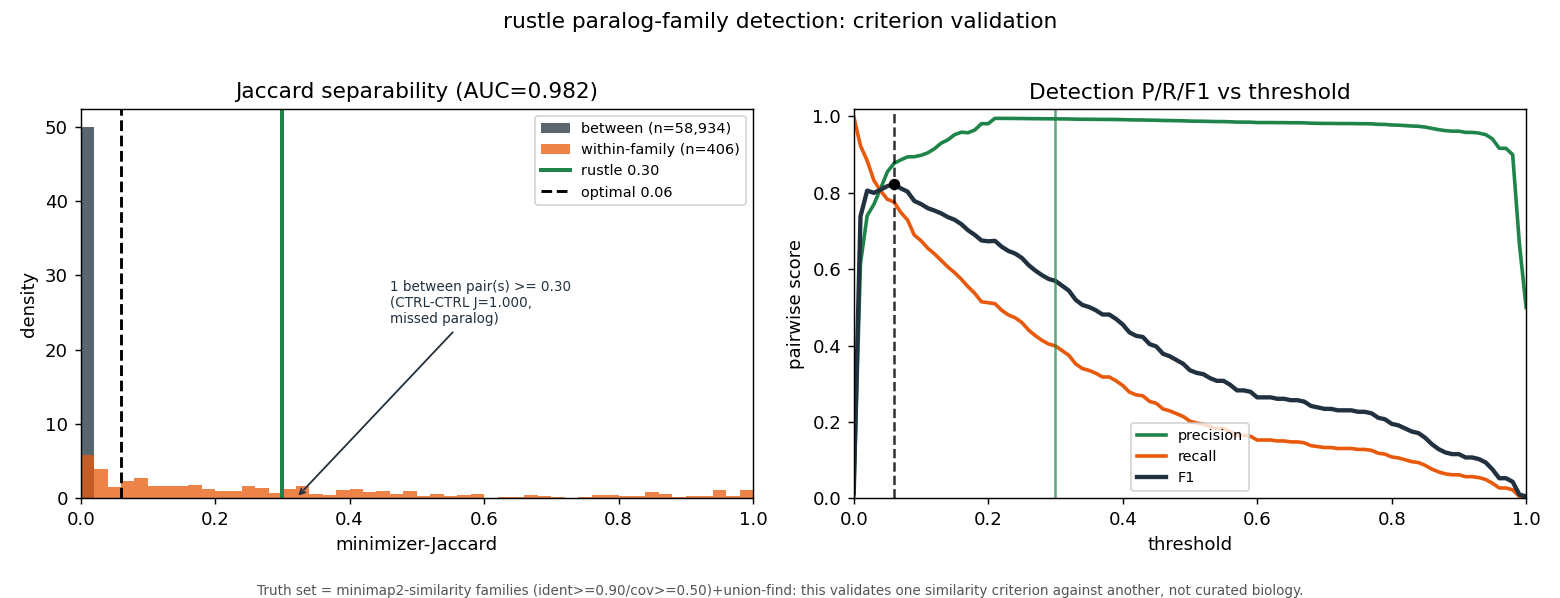

Write Python code to recreate this figure.
#!/usr/bin/env python
"""
family_detection_validation.py
==============================

CRITERION-LEVEL validation of rustle's data-driven multi-copy paralog-FAMILY
detection criterion against an annotated-paralogy truth set, plus a
justification of (or alternative to) its similarity threshold.

WHAT IS UNDER TEST
------------------
rustle forms paralog families by grouping loci whose sequences have
minimizer-Jaccard >= a threshold.
  - default FAMILY_MERGE_JACCARD_DEFAULT = 0.30
  - minimizer params k = 15, w = 10
  - source: src/rustle/vg_family/family_graph.rs  (fn `minimizers`,
            `refine_by_minimizer_jaccard`, `merge_singletons_by_sequence`)

This script reproduces THAT criterion on labeled GENE sequences and asks two
questions:
  (Q1 THRESHOLD JUSTIFICATION) Is the within-family vs between-family Jaccard
      signal bimodal / separable, and where does 0.30 fall (valley? optimal?)?
  (Q2 FAMILY DETECTION) If we union-find cluster all genes at a threshold, how
      well do the predicted clusters match the truth families
      (pairwise P/R/F1, ARI, V-measure, families recovered pure)?

HONEST CAVEATS (also printed and written to the .md)
----------------------------------------------------
  * TRUTH-SET CIRCULARITY: universe.tsv is itself built by SEQUENCE SIMILARITY
    (minimap2 -x asm20, ident>=0.90/cov>=0.50, then union-find — see
    bench/copy_recovery_eval/30_build_universe.py + lib_eval.build_universe).
    This script then tests whether a DIFFERENT similarity criterion
    (minimizer-Jaccard) recovers those families, so the high AUC measures
    concordance of two similarity clusterings, NOT agreement with curated
    biology (Compara/OrthoFinder/synteny). Temper "recovers truth" claims.
  * CONTROLS ARE NOT certified single-copy: they are merely genes absent from
    universe.tsv, which was filtered to minimap2 hits at ident>=0.90/cov>=0.50,
    so sub-threshold paralog pairs leak into the control pool. There is at least
    one J=1.0 control-control pair (a missed paralog) — see report.
  * This is a CRITERION-level validation of the similarity gate ONLY, run on
    REFERENCE gene sequences. It is NOT the full multi-stage rustle pipeline
    (which also uses position overlap, per-exon clustering, EM, flow, etc.).
  * Only EXPRESSED / ANNOTATED paralogs are in the truth set.
  * COLLAPSED copies (paralogs that map to one locus and never appear as
    distinct sequences here) are NOT detectable by this sequence-similarity
    criterion; that is the separate PSV-co-segregation test.
  * rustle's production `minimizers` uses a NON-canonical FNV-1a hash over the
    forward k-mer. mmh3 is absent here, so per task spec we use a CANONICAL
    minimizer (min(kmer, revcomp)) hashed with blake2b truncated to 64 bits.
    The WINDOWING SCHEME is reproduced exactly (window over k-mer-start
    positions, size w, min hash per window). Canonicalization makes the metric
    strand-robust; it does not change the separability conclusion (homologous
    exons share many minimizers, unrelated exons share ~0 under either scheme).

DETERMINISM: all sampling uses a single FIXED integer seed (SEED, below).
No wall-clock, no os.urandom, no unseeded RNG anywhere.

Run:
  /home/juanfra/miniforge3/bin/python bench/family_detection_validation.py
"""

import os
import sys
import random
import hashlib
from collections import defaultdict

import numpy as np
import matplotlib
matplotlib.use("Agg")
import matplotlib.pyplot as plt

# --------------------------------------------------------------------------
# FIXED determinism knobs
# --------------------------------------------------------------------------
SEED = 20260616            # fixed integer constant; never wall-clock
N_CONTROLS = 150           # ~150 single-copy control genes
K = 15                     # rustle minimizer k
W = 10                     # rustle minimizer w
RUSTLE_THRESHOLD = 0.30    # FAMILY_MERGE_JACCARD_DEFAULT

random.seed(SEED)
np.random.seed(SEED)

BASE = "/mnt/c/Users/jfris/Desktop/Rustle/bench"
RESULTS = os.path.join(BASE, "copy_recovery_eval", "results")
UNIVERSE_TSV = os.path.join(RESULTS, "universe.tsv")
GENE_FA = os.path.join(RESULTS, "gene_rep.fa")

OUT_PNG = os.path.join(BASE, "family_detection_validation.png")
OUT_MD = os.path.join(BASE, "family_detection_validation.md")

# Palette
NAVY = "#22313f"
ORANGE = "#e8590c"
GREEN = "#1e8449"


# --------------------------------------------------------------------------
# Minimizer machinery (rustle windowing, canonical k-mers, blake2b hash)
# --------------------------------------------------------------------------
_RC = bytes.maketrans(b"ACGTacgtNn", b"TGCAtgcaNn")

def revcomp(s: bytes) -> bytes:
    return s.translate(_RC)[::-1]

def _hash64(kmer: bytes) -> int:
    # blake2b truncated to 64 bits (mmh3 absent; per task spec).
    return int.from_bytes(hashlib.blake2b(kmer, digest_size=8).digest(), "little")

def minimizers(seq: bytes, k: int = K, w: int = W):
    """Canonical-kmer minimizer set, reproducing rustle's WINDOWING exactly.

    rustle (family_graph.rs:minimizers): n = len-k+1 k-mer starts; for
    win_start in 0..max(1, n-w): window = [win_start, win_start+w); emit the
    min hash in the window; collect into a SET. We add canonicalization
    (min(kmer, revcomp)) for strand robustness.
    """
    seq = seq.upper()
    out = set()
    L = len(seq)
    if L < k:
        return out
    n = L - k + 1
    # precompute canonical hashes per k-mer start
    hashes = [0] * n
    for i in range(n):
        km = seq[i:i + k]
        rc = revcomp(km)
        can = km if km <= rc else rc
        hashes[i] = _hash64(can)
    upper = max(1, n - w)
    for win_start in range(upper):
        win_end = min(win_start + w, n)
        out.add(min(hashes[win_start:win_end]))
    return out

def jaccard(a: set, b: set) -> float:
    if not a and not b:
        return 0.0
    inter = len(a & b)
    uni = len(a | b)
    return inter / uni if uni else 0.0


# --------------------------------------------------------------------------
# Load truth + sequences
# --------------------------------------------------------------------------
def load_fasta(path):
    seqs = {}
    cur = None
    buf = []
    with open(path) as fh:
        for line in fh:
            line = line.rstrip("\n")
            if not line:
                continue
            if line[0] == ">":
                if cur is not None:
                    seqs[cur] = "".join(buf).encode()
                cur = line[1:].split()[0]
                # normalize: annotation may use a 'gene-' prefix; universe uses bare
                if cur.startswith("gene-"):
                    cur = cur[len("gene-"):]
                buf = []
            else:
                buf.append(line)
        if cur is not None:
            seqs[cur] = "".join(buf).encode()
    return seqs

def load_universe(path):
    """Return gene_id -> family_id (truth labels). One label per gene."""
    g2f = {}
    with open(path) as fh:
        header = fh.readline().rstrip("\n").split("\t")
        ti = header.index("gene_id")
        fi = header.index("family_id")
        for line in fh:
            parts = line.rstrip("\n").split("\t")
            if len(parts) <= max(ti, fi):
                continue
            g = parts[ti].strip()
            f = parts[fi].strip()
            if g.startswith("gene-"):
                g = g[len("gene-"):]
            g2f[g] = f
    return g2f


print(f"[seed] FIXED SEED = {SEED}", file=sys.stderr)

fasta = load_fasta(GENE_FA)
g2f = load_universe(UNIVERSE_TSV)

universe_genes = sorted(g2f.keys())
truth_families = sorted(set(g2f.values()))

# Reconcile: which truth genes have a sequence?
matched = [g for g in universe_genes if g in fasta]
unmatched = [g for g in universe_genes if g not in fasta]
print(f"[match] universe genes: {len(universe_genes)}; "
      f"matched to fasta: {len(matched)}; unmatched: {len(unmatched)}",
      file=sys.stderr)

# Control set: FIXED-seed sample of single-copy genes NOT in any universe family.
control_pool = sorted(set(fasta.keys()) - set(universe_genes))
rng = random.Random(SEED)
control_pool_shuffled = control_pool[:]
rng.shuffle(control_pool_shuffled)
controls = sorted(control_pool_shuffled[:N_CONTROLS])
print(f"[control] pool={len(control_pool)} sampled={len(controls)} "
      f"(seed={SEED})", file=sys.stderr)

# --------------------------------------------------------------------------
# CONTROL-PURITY SCREEN (Finding #4) — apply minimap2 to the sampled controls
# vs (universe genes + the other controls) and flag any control with a hit as
# NOT single-copy. Purely DIAGNOSTIC: we do NOT silently drop controls (that
# would HIDE the leak); we report them so the resulting false merge stays
# visible.
#
# CRITICAL nuance discovered while building this: the universe builder's own
# criterion `minimap2 -x asm20` produces NO alignment for very SHORT identical
# paralogs (e.g. the 153 bp pair LOC129531078==LOC129531352, which is byte-
# identical yet asm20 reports nothing because it does not seed short sequences).
# So screening with the SAME asm20 criterion canNOT certify purity — it has the
# SAME blind spot that let the pair leak in. We therefore run TWO presets and
# report both: (a) `asm20` = exactly the universe criterion (for parity), and
# (b) `map-ont`/default sensitive seeding = catches short paralogs asm20 misses.
# The minimizer-Jaccard criterion under test (k=15/w=10) is itself MORE
# sensitive than asm20 here (it scored that pair J=1.0), so (b) is the fair
# purity bar.
# Deterministic: minimap2 fixed inputs; outputs sorted.
import shutil, subprocess, tempfile
MINIMAP2 = shutil.which("minimap2")
UNI_IDENT, UNI_COV = 0.90, 0.50  # same cutoffs as 30_build_universe.py

def _run_control_screen(preset, extra_args):
    """Return sorted list of (control, partner, ident, cov) hits >= cutoffs."""
    screen_targets = [g for g in sorted(set(universe_genes) | set(controls))
                      if g in fasta]
    with tempfile.TemporaryDirectory() as td:
        qfa = os.path.join(td, "controls.fa")
        tfa = os.path.join(td, "targets.fa")
        with open(qfa, "w") as qh:
            for g in sorted(controls):
                if g in fasta:
                    qh.write(f">{g}\n{fasta[g].decode()}\n")
        with open(tfa, "w") as th:
            for g in screen_targets:
                th.write(f">{g}\n{fasta[g].decode()}\n")
        cmd = [MINIMAP2, "-x", preset] + extra_args + ["-c", tfa, qfa]
        paf = subprocess.run(cmd, capture_output=True, text=True,
                             check=True).stdout
    hits = []
    seen = set()
    for line in paf.splitlines():
        f = line.split("\t")
        if len(f) < 12:
            continue
        q, qlen, tname = f[0], int(f[1]), f[5]
        nmatch, alen = int(f[9]), int(f[10])
        if q == tname:
            continue
        ident = nmatch / alen if alen else 0.0
        cov = alen / qlen if qlen else 0.0
        if ident >= UNI_IDENT and cov >= UNI_COV:
            key = (q, tname)
            if key in seen:
                continue
            seen.add(key)
            hits.append((q, tname, ident, cov))
    hits.sort(key=lambda r: (-r[2] * r[3], r[0], r[1]))
    return hits

control_screen_hits = []           # universe-parity (asm20) hits
control_screen_hits_sens = []      # sensitive (default seeding) hits
control_screen_ran = False
control_screen_error = ""
if MINIMAP2:
    try:
        # (a) exact universe criterion
        control_screen_hits = _run_control_screen("asm20", ["--no-long-join"])
        # (b) sensitive: default short-seq seeding (catches short paralogs).
        #     Use -x sr (short-read) which seeds short sequences the universe's
        #     asm20 misses; cutoffs unchanged.
        control_screen_hits_sens = _run_control_screen("sr", [])
        control_screen_ran = True
        impure_controls = sorted({h[0] for h in control_screen_hits})
        impure_controls_sens = sorted({h[0] for h in control_screen_hits_sens})
        print(f"[control-screen] asm20(universe-parity): "
              f"{len(control_screen_hits)} hit(s) -> "
              f"{len(impure_controls)} impure controls", file=sys.stderr)
        print(f"[control-screen] sr(sensitive, catches short paralogs): "
              f"{len(control_screen_hits_sens)} hit(s) -> "
              f"{len(impure_controls_sens)} impure controls", file=sys.stderr)
        for q, tn, idn, cv in control_screen_hits_sens[:10]:
            print(f"    IMPURE-CONTROL[sr] {q} ~ {tn} ident={idn:.3f} "
                  f"cov={cv:.3f}", file=sys.stderr)
    except Exception as e:
        control_screen_error = str(e)
        print(f"[control-screen] FAILED ({e}); skipping (diagnostic only)",
              file=sys.stderr)
else:
    control_screen_error = "minimap2 not found"
    print("[control-screen] minimap2 not found; skipping (diagnostic only)",
          file=sys.stderr)

impure_controls = sorted({h[0] for h in control_screen_hits})
impure_controls_sens = sorted({h[0] for h in control_screen_hits_sens})

# Build the working gene set: matched paralogs + controls.
# Each control is its own singleton truth family ("CTRL::<gene>") so that
# control-control and control-paralog pairs count as BETWEEN, and any
# control that clusters with another gene is correctly scored as an error.
genes = []          # ordered list of gene ids
label = {}          # gene -> truth family label
is_paralog = {}     # gene -> bool
for g in matched:
    genes.append(g)
    label[g] = g2f[g]
    is_paralog[g] = True
for g in controls:
    genes.append(g)
    label[g] = f"CTRL::{g}"
    is_paralog[g] = False

print(f"[set] total genes in test: {len(genes)} "
      f"({len(matched)} paralogs + {len(controls)} controls)", file=sys.stderr)

# Precompute minimizer sets.
print("[mins] computing minimizer sets ...", file=sys.stderr)
mins = {}
for i, g in enumerate(genes):
    mins[g] = minimizers(fasta[g], K, W)
    if (i + 1) % 50 == 0:
        print(f"  {i+1}/{len(genes)}", file=sys.stderr)

# Drop any gene whose minimizer set is empty (too short) — none expected.
empty = [g for g in genes if not mins[g]]
if empty:
    print(f"[warn] {len(empty)} genes have empty minimizer sets, dropping: "
          f"{empty[:5]}", file=sys.stderr)
    genes = [g for g in genes if mins[g]]


# --------------------------------------------------------------------------
# Pairwise Jaccard: WITHIN-family vs BETWEEN
# --------------------------------------------------------------------------
n = len(genes)
within_j = []   # same truth family (only meaningful for paralog families w/ >=2)
between_j = []   # different family (incl. ctrl-ctrl, ctrl-paralog, cross-family)

# Store full pair list for threshold sweep (memory ok: ~345 genes -> ~59k pairs)
pair_j = []      # (jaccard, is_within_bool)

for i in range(n):
    gi = genes[i]
    li = label[gi]
    mi = mins[gi]
    for k_ in range(i + 1, n):
        gj = genes[k_]
        lj = label[gj]
        j = jaccard(mi, mins[gj])
        same = (li == lj)
        pair_j.append((j, same))
        if same:
            within_j.append(j)
        else:
            between_j.append(j)

within_j = np.array(within_j)
between_j = np.array(between_j)
pair_arr = np.array([p[0] for p in pair_j])
pair_same = np.array([p[1] for p in pair_j], dtype=bool)

print(f"[pairs] within={len(within_j)} between={len(between_j)}", file=sys.stderr)


# --------------------------------------------------------------------------
# BETWEEN-PAIR forensics (Findings #2 and #4)
# --------------------------------------------------------------------------
# We need the IDENTITY of every between-family pair above a threshold, not just
# a rounded fraction. A between pair is one of three kinds:
#   PARA-PARA : two paralog genes in DIFFERENT truth families -> true cross-
#               family false merge (the metric the headline cares about).
#   PARA-CTRL : a paralog gene and a control -> control contamination.
#   CTRL-CTRL : two controls -> either unrelated genes that share minimizers, OR
#               (the dangerous case) a real paralog pair that the minimap2
#               universe builder MISSED and that therefore leaked into the
#               control pool. A high-Jaccard CTRL-CTRL pair is a missed paralog.
def between_pairs_above(threshold):
    """Return list of (jaccard, gi, gj, kind) for all BETWEEN pairs >= threshold.
    Deterministic (i<k walk)."""
    out = []
    for i in range(n):
        gi = genes[i]; li = label[gi]; mi = mins[gi]
        for k_ in range(i + 1, n):
            gj = genes[k_]; lj = label[gj]
            if li == lj:
                continue
            j = jaccard(mi, mins[gj])
            if j >= threshold:
                pi, pj = is_paralog[gi], is_paralog[gj]
                if pi and pj:
                    kind = "PARA-PARA"
                elif (not pi) and (not pj):
                    kind = "CTRL-CTRL"
                else:
                    kind = "PARA-CTRL"
                out.append((j, gi, gj, kind))
    out.sort(key=lambda r: (-r[0], r[1], r[2]))
    return out

# Forensics at the rustle threshold and at a low diagnostic band (0.06).
between_at_rustle = between_pairs_above(RUSTLE_THRESHOLD)
between_at_006 = between_pairs_above(0.06)

def kind_counts(pairs):
    c = {"PARA-PARA": 0, "PARA-CTRL": 0, "CTRL-CTRL": 0}
    for _j, _gi, _gj, kind in pairs:
        c[kind] += 1
    return c

between_rustle_counts = kind_counts(between_at_rustle)
between_006_counts = kind_counts(between_at_006)
n_between_ge_030 = len(between_at_rustle)

print(f"[between>=0.30] total={n_between_ge_030} "
      f"PARA-PARA={between_rustle_counts['PARA-PARA']} "
      f"PARA-CTRL={between_rustle_counts['PARA-CTRL']} "
      f"CTRL-CTRL={between_rustle_counts['CTRL-CTRL']}", file=sys.stderr)
for j, gi, gj, kind in between_at_rustle:
    print(f"    FALSE-MERGE J={j:.4f} {gi} <-> {gj} [{kind}]", file=sys.stderr)

# Residual control-control similarity mass: are the controls actually
# single-copy? (Finding #4 — control purity is NOT certified.)
ctrl_ctrl_006 = [p for p in between_at_006 if p[3] == "CTRL-CTRL"]
print(f"[control-purity] CTRL-CTRL pairs >= 0.06: {len(ctrl_ctrl_006)} "
      f"(if >0, controls are not certified single-copy)", file=sys.stderr)


# --------------------------------------------------------------------------
# Discriminability: AUC (within=positive), overlap, separability
# --------------------------------------------------------------------------
def auc_mann_whitney(pos, neg):
    """AUC = P(random positive scores higher than random negative).
    Computed via rank-sum (handles ties at 0.5). Deterministic.
    """
    if len(pos) == 0 or len(neg) == 0:
        return float("nan")
    allv = np.concatenate([pos, neg])
    order = np.argsort(allv, kind="mergesort")
    ranks = np.empty(len(allv), dtype=float)
    ranks[order] = np.arange(1, len(allv) + 1)
    # average ranks for ties
    sv = allv[order]
    i = 0
    while i < len(sv):
        j = i
        while j + 1 < len(sv) and sv[j + 1] == sv[i]:
            j += 1
        if j > i:
            avg = (ranks[order[i]] + ranks[order[j]]) / 2.0
            for t in range(i, j + 1):
                ranks[order[t]] = avg
        i = j + 1
    r_pos = ranks[:len(pos)].sum()
    n_pos = len(pos)
    n_neg = len(neg)
    u = r_pos - n_pos * (n_pos + 1) / 2.0
    return u / (n_pos * n_neg)

auc = auc_mann_whitney(within_j, between_j)
print(f"[auc] within-vs-between AUC = {auc:.4f}", file=sys.stderr)

# Overlap region between the distributions (fraction of between >= min within,
# and fraction of within <= max between) -- a crude separability read.
within_q = np.percentile(within_j, [5, 50, 95]) if len(within_j) else [np.nan]*3
between_q = np.percentile(between_j, [5, 50, 95]) if len(between_j) else [np.nan]*3
# overlap mass: fraction of between pairs above the 5th pctile of within
frac_between_above_w5 = float(np.mean(between_j >= within_q[0])) if len(within_j) else float("nan")
frac_within_below_b95 = float(np.mean(within_j <= between_q[2])) if len(within_j) else float("nan")


# --------------------------------------------------------------------------
# Threshold sweep: pairwise precision / recall / F1 over a grid
# --------------------------------------------------------------------------
grid = np.round(np.arange(0.00, 1.0001, 0.01), 4)
P_curve, R_curve, F_curve = [], [], []
n_within_total = int(pair_same.sum())
for t in grid:
    pred_pos = pair_arr >= t
    tp = int(np.sum(pred_pos & pair_same))
    fp = int(np.sum(pred_pos & ~pair_same))
    fn = n_within_total - tp
    P = tp / (tp + fp) if (tp + fp) else 1.0
    R = tp / (tp + fn) if (tp + fn) else 0.0
    F = 2 * P * R / (P + R) if (P + R) else 0.0
    P_curve.append(P)
    R_curve.append(R)
    F_curve.append(F)
P_curve = np.array(P_curve)
R_curve = np.array(R_curve)
F_curve = np.array(F_curve)

best_idx = int(np.argmax(F_curve))
best_t = float(grid[best_idx])
best_F = float(F_curve[best_idx])
print(f"[sweep] data-optimal threshold (max pairwise F1) = {best_t:.2f} "
      f"(F1={best_F:.3f})", file=sys.stderr)

# rustle's 0.30 pairwise stats
ri = int(np.argmin(np.abs(grid - RUSTLE_THRESHOLD)))
rustle_P = float(P_curve[ri]); rustle_R = float(R_curve[ri]); rustle_F = float(F_curve[ri])
# raw-pair tp/fp at 0.30 (for the honest precision-not-1.0 caveat; these are the
# UN-clustered pair counts, distinct from the post-clustering counts in Q2).
_pred_030 = pair_arr >= RUSTLE_THRESHOLD
rustle_tp_raw = int(np.sum(_pred_030 & pair_same))
rustle_fp_raw = int(np.sum(_pred_030 & ~pair_same))


# --------------------------------------------------------------------------
# Union-find clustering at a given threshold -> predicted families
# --------------------------------------------------------------------------
def cluster_at(threshold):
    parent = list(range(n))
    def find(x):
        while parent[x] != x:
            parent[x] = parent[parent[x]]
            x = parent[x]
        return x
    def union(a, b):
        ra, rb = find(a), find(b)
        if ra != rb:
            parent[ra] = rb
    # iterate over stored pairs (deterministic order)
    for idx in range(len(pair_j)):
        if pair_arr[idx] >= threshold:
            # recover (i,k) from flat index
            pass
    # rebuild pairwise to union (re-walk i<k deterministically)
    p = 0
    for i in range(n):
        for k_ in range(i + 1, n):
            if pair_arr[p] >= threshold:
                union(i, k_)
            p += 1
    clusters = defaultdict(list)
    for i in range(n):
        clusters[find(i)].append(genes[i])
    return list(clusters.values())


# --------------------------------------------------------------------------
# Clustering evaluation vs truth
# --------------------------------------------------------------------------
def pairwise_prf(clusters):
    """Pairwise precision/recall/F1 of predicted clustering vs truth labels."""
    gene_to_pred = {}
    for ci, members in enumerate(clusters):
        for g in members:
            gene_to_pred[g] = ci
    tp = fp = fn = 0
    for i in range(n):
        gi = genes[i]
        for k_ in range(i + 1, n):
            gj = genes[k_]
            same_pred = gene_to_pred[gi] == gene_to_pred[gj]
            same_true = label[gi] == label[gj]
            if same_pred and same_true:
                tp += 1
            elif same_pred and not same_true:
                fp += 1
            elif (not same_pred) and same_true:
                fn += 1
    P = tp / (tp + fp) if (tp + fp) else 1.0
    R = tp / (tp + fn) if (tp + fn) else 0.0
    F = 2 * P * R / (P + R) if (P + R) else 0.0
    return P, R, F, tp, fp, fn

def adjusted_rand_index(clusters):
    """ARI computed manually from the contingency table."""
    gene_to_pred = {}
    for ci, members in enumerate(clusters):
        for g in members:
            gene_to_pred[g] = ci
    # contingency
    pred_labels = [gene_to_pred[g] for g in genes]
    true_labels = [label[g] for g in genes]
    from collections import Counter
    cont = defaultdict(int)
    for pl, tl in zip(pred_labels, true_labels):
        cont[(pl, tl)] += 1
    a = Counter(pred_labels)  # row sums
    b = Counter(true_labels)  # col sums
    def comb2(x):
        return x * (x - 1) / 2.0
    sum_ij = sum(comb2(v) for v in cont.values())
    sum_a = sum(comb2(v) for v in a.values())
    sum_b = sum(comb2(v) for v in b.values())
    total = comb2(n)
    expected = sum_a * sum_b / total if total else 0.0
    max_index = 0.5 * (sum_a + sum_b)
    denom = max_index - expected
    if denom == 0:
        return 1.0
    return (sum_ij - expected) / denom

def v_measure(clusters):
    """Homogeneity, completeness, V-measure (manual entropy computation)."""
    gene_to_pred = {}
    for ci, members in enumerate(clusters):
        for g in members:
            gene_to_pred[g] = ci
    pred_labels = [gene_to_pred[g] for g in genes]
    true_labels = [label[g] for g in genes]
    N = n
    from collections import Counter
    cont = defaultdict(int)
    for pl, tl in zip(pred_labels, true_labels):
        cont[(pl, tl)] += 1
    a = Counter(pred_labels)
    b = Counter(true_labels)

    def entropy(counts):
        h = 0.0
        for v in counts.values():
            if v > 0:
                p = v / N
                h -= p * np.log(p)
        return h

    H_C = entropy(b)   # classes (truth)
    H_K = entropy(a)   # clusters (pred)
    # H(C|K)
    H_C_given_K = 0.0
    for (pl, tl), v in cont.items():
        if v > 0:
            H_C_given_K -= (v / N) * np.log(v / a[pl])
    # H(K|C)
    H_K_given_C = 0.0
    for (pl, tl), v in cont.items():
        if v > 0:
            H_K_given_C -= (v / N) * np.log(v / b[tl])
    homogeneity = 1.0 if H_C == 0 else 1 - H_C_given_K / H_C
    completeness = 1.0 if H_K == 0 else 1 - H_K_given_C / H_K
    if homogeneity + completeness == 0:
        vm = 0.0
    else:
        vm = 2 * homogeneity * completeness / (homogeneity + completeness)
    return homogeneity, completeness, vm

def family_recovery(clusters):
    """How many of the 62 truth paralog families are recovered as a PURE
    cluster (all members together AND no foreign members), partially recovered
    (all members together but cluster also has foreign genes = over-merge),
    over-merges (distinct truth families fused into one cluster), and splits
    (one truth family fragmented across >1 cluster)."""
    gene_to_pred = {}
    for ci, members in enumerate(clusters):
        for g in members:
            gene_to_pred[g] = ci
    # truth family -> set of genes (paralog families only, exclude CTRL singletons)
    fam_genes = defaultdict(list)
    for g in genes:
        if is_paralog[g]:
            fam_genes[label[g]].append(g)
    pure = 0
    partial_overmerged = 0  # all together but cluster impure
    split = 0
    fam_status = {}
    for fam, members in fam_genes.items():
        pred_clusters_of_fam = set(gene_to_pred[g] for g in members)
        if len(pred_clusters_of_fam) > 1:
            split += 1
            fam_status[fam] = "split"
            continue
        # all members in one cluster; is that cluster pure (only this family)?
        cid = next(iter(pred_clusters_of_fam))
        cluster_members = clusters[cid]
        foreign = [g for g in cluster_members if label[g] != fam]
        if not foreign:
            pure += 1
            fam_status[fam] = "pure"
        else:
            partial_overmerged += 1
            fam_status[fam] = "overmerged"
    # over-merges (PARALOG-ONLY): clusters that fuse >1 distinct truth PARALOG
    # family. NOTE: this is structurally BLIND to any false merge that involves a
    # control gene, because controls are excluded from `fams`. We therefore ALSO
    # compute control-aware counts below (Finding #3): a cluster that fuses a
    # paralog family with a control, or two controls, is a real false merge that
    # this paralog-only metric silently reports as 0.
    overmerge_clusters = 0
    for members in clusters:
        fams = set(label[g] for g in members if is_paralog[g])
        if len(fams) > 1:
            overmerge_clusters += 1

    # CONTROL-AWARE false merges. Treat EVERY gene's truth label as a distinct
    # family (each CTRL singleton is its own family, exactly as constructed). A
    # cluster is a "false merge" iff it contains >1 distinct truth label.
    false_merge_clusters_any = 0   # clusters fusing >1 truth label (any kind)
    control_contam_clusters = 0    # clusters mixing >=1 control with anything else
    for members in clusters:
        labs = set(label[g] for g in members)
        if len(labs) > 1:
            false_merge_clusters_any += 1
            has_ctrl = any(not is_paralog[g] for g in members)
            if has_ctrl:
                control_contam_clusters += 1

    n_pred_clusters = len(clusters)
    n_nontrivial = sum(1 for c in clusters if len(c) > 1)
    return dict(
        pure=pure, partial_overmerged=partial_overmerged, split=split,
        overmerge_clusters=overmerge_clusters,
        false_merge_clusters_any=false_merge_clusters_any,
        control_contam_clusters=control_contam_clusters,
        n_pred_clusters=n_pred_clusters, n_nontrivial=n_nontrivial,
        fam_status=fam_status,
    )

def evaluate(threshold):
    clusters = cluster_at(threshold)
    P, R, F, tp, fp, fn = pairwise_prf(clusters)
    ari = adjusted_rand_index(clusters)
    hom, comp, vm = v_measure(clusters)
    rec = family_recovery(clusters)
    return dict(
        threshold=threshold, clusters=clusters,
        P=P, R=R, F=F, tp=tp, fp=fp, fn=fn,
        ari=ari, homogeneity=hom, completeness=comp, vmeasure=vm,
        **rec,
    )

eval_rustle = evaluate(RUSTLE_THRESHOLD)
eval_opt = evaluate(best_t)

n_truth_families = len([f for f in truth_families])  # 62

for name, ev in [("rustle@0.30", eval_rustle), (f"optimal@{best_t:.2f}", eval_opt)]:
    print(f"[cluster {name}] families pure={ev['pure']}/{n_truth_families} "
          f"split={ev['split']} overmerged={ev['partial_overmerged']} "
          f"overmerge_clusters(paralog-only)={ev['overmerge_clusters']} "
          f"false_merge_clusters(any)={ev['false_merge_clusters_any']} "
          f"control_contam={ev['control_contam_clusters']} "
          f"P={ev['P']:.3f} R={ev['R']:.3f} F1={ev['F']:.3f} "
          f"ARI={ev['ari']:.3f} V={ev['vmeasure']:.3f}", file=sys.stderr)


# --------------------------------------------------------------------------
# FIGURE
# --------------------------------------------------------------------------
fig, (ax1, ax2) = plt.subplots(1, 2, figsize=(12, 4.6))

# Left: within vs between Jaccard histograms
bins = np.linspace(0, 1, 51)
ax1.hist(between_j, bins=bins, color=NAVY, alpha=0.75,
         label=f"between (n={len(between_j):,})", density=True)
ax1.hist(within_j, bins=bins, color=ORANGE, alpha=0.75,
         label=f"within-family (n={len(within_j):,})", density=True)
ax1.axvline(RUSTLE_THRESHOLD, color=GREEN, lw=2.2, ls="-",
            label=f"rustle 0.30")
ax1.axvline(best_t, color="black", lw=1.6, ls="--",
            label=f"optimal {best_t:.2f}")
ax1.set_xlabel("minimizer-Jaccard")
ax1.set_ylabel("density")
ax1.set_title(f"Jaccard separability (AUC={auc:.3f})")
ax1.legend(fontsize=8, loc="upper right")
ax1.set_xlim(0, 1)
# Honest annotation: the density histogram makes the single between-pair >= 0.30
# invisible. Mark the integer false-merge count so the figure cannot be read as
# "zero between merges" (Finding #2).
_fm_note = (f"{n_between_ge_030} between pair(s) >= 0.30"
            + (f"\n(CTRL-CTRL J={between_at_rustle[0][0]:.3f},\nmissed paralog)"
               if (n_between_ge_030 == 1 and between_at_rustle[0][3] == "CTRL-CTRL")
               else ""))
ax1.annotate(_fm_note, xy=(0.32, 0.0), xytext=(0.46, ax1.get_ylim()[1] * 0.45),
             fontsize=7.5, color=NAVY,
             arrowprops=dict(arrowstyle="->", color=NAVY, lw=1.0))

# Right: P/R/F1 vs threshold
ax2.plot(grid, P_curve, color=GREEN, lw=2, label="precision")
ax2.plot(grid, R_curve, color=ORANGE, lw=2, label="recall")
ax2.plot(grid, F_curve, color=NAVY, lw=2.4, label="F1")
ax2.axvline(RUSTLE_THRESHOLD, color=GREEN, lw=1.4, ls="-", alpha=0.7)
ax2.axvline(best_t, color="black", lw=1.4, ls="--", alpha=0.8)
ax2.scatter([best_t], [best_F], color="black", zorder=5, s=28)
ax2.set_xlabel("threshold")
ax2.set_ylabel("pairwise score")
ax2.set_title("Detection P/R/F1 vs threshold")
ax2.legend(fontsize=8, loc="lower center")
ax2.set_xlim(0, 1)
ax2.set_ylim(0, 1.02)

fig.suptitle("rustle paralog-family detection: criterion validation", fontsize=12)
fig.text(0.5, 0.005,
         "Truth set = minimap2-similarity families (ident>=0.90/cov>=0.50)+union-find: "
         "this validates one similarity criterion against another, not curated biology.",
         ha="center", fontsize=7.5, color="#555555")
fig.tight_layout(rect=[0, 0.04, 1, 0.96])
fig.savefig(OUT_PNG, dpi=130)
print(f"[fig] wrote {OUT_PNG}", file=sys.stderr)


# --------------------------------------------------------------------------
# REPORT (.md)
# --------------------------------------------------------------------------
def band_density(t):
    """Density of all-pairs in [t-0.05, t+0.05]."""
    lo, hi = max(0, t - 0.05), min(1, t + 0.05)
    return float(np.mean((pair_arr >= lo) & (pair_arr < hi)))

valley_band = band_density(RUSTLE_THRESHOLD)

# Where exactly does 0.30 sit relative to the two distributions?
pct_within_below_030 = float(np.mean(within_j < RUSTLE_THRESHOLD)) if len(within_j) else float("nan")
pct_between_above_030 = float(np.mean(between_j >= RUSTLE_THRESHOLD)) if len(between_j) else float("nan")
within_median = float(np.median(within_j)) if len(within_j) else float("nan")

# ----- HONEST false-merge description (Finding #2) -----
# Do NOT print a rounded 0.0000 as if it were zero. Report the INTEGER count of
# between-family pairs >= 0.30, broken down by kind, and name them.
def describe_false_merges(pairs, counts):
    n_total = len(pairs)
    if n_total == 0:
        return "0 between-family false merges (raw pairs >= 0.30)"
    parts = []
    for j, gi, gj, kind in pairs:
        parts.append(f"{gi}<->{gj} J={j:.4f} [{kind}]")
    breakdown = (f"{counts['PARA-PARA']} cross-family paralog, "
                 f"{counts['PARA-CTRL']} paralog-control, "
                 f"{counts['CTRL-CTRL']} control-control")
    return (f"{n_total} between-family false merge(s) at raw pairs >= 0.30 "
            f"({breakdown}): " + "; ".join(parts))

false_merge_desc_030 = describe_false_merges(between_at_rustle, between_rustle_counts)

# Top control-control leak (Finding #4) — highest-Jaccard CTRL-CTRL pair, if any.
# between_at_006 / ctrl_ctrl_006 are sorted by descending Jaccard already.
if ctrl_ctrl_006:
    jmax_cc, gname0, gname1, _kcc = ctrl_ctrl_006[0]
else:
    jmax_cc, gname0, gname1 = float("nan"), "", ""

# Honest data-driven verdict on where 0.30 sits. 0.30 is "off" (too high) if a
# large fraction of within-family pairs fall below it AND the optimum is well
# below 0.30; it is "near-optimal" only if it's close to the F1 peak.
F_at_030 = rustle_F
flatness = best_F - F_at_030  # how much F1 we lose by using 0.30 vs optimum
too_high = (pct_within_below_030 > 0.5) and (best_t < RUSTLE_THRESHOLD - 0.05)
if too_high:
    verdict_030 = (
        f"rustle's 0.30 sits ABOVE the within-family mode (within-family median "
        f"Jaccard = {within_median:.3f}, and {pct_within_below_030*100:.0f}% of "
        f"within-family pairs fall BELOW 0.30 at the whole-gene level). The "
        f"data-optimal threshold is {best_t:.2f} (raw pair-threshold "
        f"F1={best_F:.3f} vs {F_at_030:.3f} at 0.30; after union-find "
        f"clustering F1={eval_opt['F']:.3f} at {best_t:.2f} vs "
        f"{eval_rustle['F']:.3f} at 0.30). So for WHOLE-GENE comparison 0.30 is "
        f"OFF (too high): it fragments {eval_rustle['split']}/{n_truth_families} "
        f"families and recovers only {eval_rustle['pure']}/{n_truth_families} as "
        f"pure clusters, trading recall ({eval_rustle['R']:.2f}) for "
        f"high precision ({eval_rustle['P']:.3f}). It is NOT a zero-false-merge "
        f"regime: {false_merge_desc_030}.")
else:
    verdict_030 = (
        f"rustle's 0.30 is near the data-optimal threshold {best_t:.2f} "
        f"(F1 {F_at_030:.3f} vs optimum {best_F:.3f}).")

# Compose the false-merge clause honestly: name the count and the single
# offending pair if there is one. (Finding #2)
if n_between_ge_030 == 0:
    fm_clause = "0 between-family false merges"
elif n_between_ge_030 == 1:
    _j, _gi, _gj, _kind = between_at_rustle[0]
    fm_clause = (f"1 between-family false merge (a {_kind} pair "
                 f"{_gi}<->{_gj}, Jaccard {_j:.4f})")
else:
    fm_clause = (f"{n_between_ge_030} between-family false merges "
                 f"({between_rustle_counts['PARA-PARA']} cross-family paralog, "
                 f"{between_rustle_counts['PARA-CTRL']} paralog-control, "
                 f"{between_rustle_counts['CTRL-CTRL']} control-control)")

# If the only false merge is a CTRL-CTRL pair, it is itself a paralog pair the
# minimap2 universe builder MISSED and leaked into the control pool — flag it.
ctrl_ctrl_leak_note = ""
if n_between_ge_030 >= 1 and all(k == "CTRL-CTRL" for (_, _, _, k) in between_at_rustle):
    ctrl_ctrl_leak_note = (
        " — itself a missed paralog leaked into the control pool, NOT a genuine "
        "cross-family error")

headline = (
    f"At threshold T=0.30 (rustle default), the criterion recovers "
    f"{eval_rustle['pure']}/{n_truth_families} truth families as PURE clusters "
    f"at pairwise P={eval_rustle['P']:.3f} R={eval_rustle['R']:.3f} "
    f"F1={eval_rustle['F']:.3f} (ARI={eval_rustle['ari']:.3f}, "
    f"V={eval_rustle['vmeasure']:.3f}) — high precision with {fm_clause}"
    f"{ctrl_ctrl_leak_note}. It is recall-limited: 0.30 is ABOVE the "
    f"within-family Jaccard mode at the whole-gene level (median "
    f"{within_median:.3f}), so {eval_rustle['split']}/{n_truth_families} "
    f"families fragment. The data-optimal whole-gene threshold is "
    f"{best_t:.2f} ({eval_opt['pure']}/{n_truth_families} pure, clustering "
    f"F1={eval_opt['F']:.3f}, ARI={eval_opt['ari']:.3f}). NOTE: the truth set "
    f"is itself a sequence-similarity clustering (minimap2), so this validates "
    f"one similarity criterion against another, not against curated biology."
)

md = []
md.append("# rustle paralog-family DETECTION: criterion validation\n")
md.append(f"_Deterministic. Fixed seed = **{SEED}**. k={K}, w={W}. "
          f"Generated by `bench/family_detection_validation.py`._\n")
md.append("## Headline\n")
md.append(f"> {headline}\n")
md.append(
    f"The data-optimal threshold (max raw pair-threshold F1, before union-find) "
    f"is **{best_t:.2f}** (F1={best_F:.3f}); rustle's 0.30 vs the optimum is "
    f"discussed below. (NB: the Q2 table reports POST-clustering F1, which "
    f"differs from the raw pair-threshold F1 because union-find applies "
    f"transitive closure.)\n")

md.append("## What is under test\n")
md.append(
    "rustle (`src/rustle/vg_family/family_graph.rs`) groups loci into paralog "
    "families when their sequences have **minimizer-Jaccard >= "
    "FAMILY_MERGE_JACCARD_DEFAULT = 0.30** (minimizers k=15, w=10). This script "
    "reproduces that exact similarity gate on labeled GENE sequences and "
    "union-find clusters them, then scores the predicted clusters against the "
    "annotated paralogy truth set.\n")

md.append("## Inputs reconciled\n")
md.append(f"- Truth: `universe.tsv` = **{n_truth_families} families** over "
          f"**{len(universe_genes)} genes** (gene_id/family_id labels).\n")
md.append(f"- Sequences: `gene_rep.fa` (1 representative per gene). Header IDs "
          f"are bare names; universe uses bare names, so **{len(matched)}/"
          f"{len(universe_genes)}** universe genes matched directly "
          f"(no `gene-` prefix present). Unmatched: {len(unmatched)}.\n")
md.append(f"- Control set: **{len(controls)}** NON-UNIVERSE genes sampled "
          f"(fixed seed {SEED}) from the {len(control_pool)} fasta genes NOT in "
          f"any universe family. Each is its own singleton label so that "
          f"control-control and control-paralog pairs are BETWEEN and any "
          f"control that clusters is scored as an error. **These controls are "
          f"NOT certified single-copy** (Finding #4): they are merely absent "
          f"from `universe.tsv`, which was itself filtered to minimap2 hits at "
          f"ident>=0.90 / cov>=0.50, so a paralog pair below those cutoffs falls "
          f"into the control pool. Residual control-control similarity: "
          f"**{len(ctrl_ctrl_006)} CTRL-CTRL pairs >= 0.06**"
          + (f" including {gname0}<->{gname1} at Jaccard {jmax_cc:.4f} "
             f"(a missed paralog leaked into the controls)."
             if ctrl_ctrl_006 else ".") + "\n")
if control_screen_ran:
    md.append(
        f"- **Control-purity SCREEN (independent minimap2, ident>={UNI_IDENT}/"
        f"cov>={UNI_COV}; controls kept, not silently dropped, so the leak stays "
        f"visible).** Two presets, because the discrepancy is itself the point:\n"
        f"  - `-x asm20` (EXACTLY the universe-builder criterion): "
        f"**{len(impure_controls)}/{len(controls)} impure**. This MISSES the "
        f"J=1.0 leak `LOC129531078`==`LOC129531352` — those two are byte-"
        f"identical 153 bp sequences, but `asm20` returns NO alignment for "
        f"sequences that short (it does not seed them). The universe builder "
        f"used `asm20`, which is precisely WHY this real paralog pair leaked "
        f"into the controls: the truth set's own criterion is blind to short "
        f"paralogs.\n"
        f"  - `-x sr` (sensitive short-sequence seeding): "
        f"**{len(impure_controls_sens)}/{len(controls)} impure**"
        + (" — " + "; ".join(f"`{q}`~`{tn}` ident={idn:.3f} cov={cv:.3f}"
                             for q, tn, idn, cv in control_screen_hits_sens[:5])
           + "." if control_screen_hits_sens
           else " (none flagged even under sensitive seeding).")
        + " The minimizer-Jaccard criterion under test (k=15/w=10) is itself "
        "MORE sensitive than the universe's `asm20` on short sequences — it "
        "scored that pair J=1.0 — so it actually CORRECTS a truth-set miss "
        "here, which is the opposite of an error.\n")
else:
    md.append(
        f"- **Control-purity screen NOT run** ({control_screen_error}); "
        f"control purity is therefore asserted only by absence from the "
        f"universe, which is itself a similarity filter, so purity is "
        f"UNVERIFIED (see the residual control-control mass above).\n")
md.append(f"- Working test set: **{n} genes** "
          f"({len(matched)} paralogs + {len(controls)} controls).\n")

md.append("## Q1 — Threshold justification (separability)\n")
md.append(f"- Pairs: within-family **{len(within_j):,}**, between **{len(between_j):,}**.\n")
md.append(f"- **AUC (within vs between) = {auc:.4f}** "
          f"(1.0 = perfectly separable).\n")
md.append(f"- within-family Jaccard percentiles [5/50/95] = "
          f"[{within_q[0]:.3f} / {within_q[1]:.3f} / {within_q[2]:.3f}].\n")
md.append(f"- between Jaccard percentiles [5/50/95] = "
          f"[{between_q[0]:.3f} / {between_q[1]:.3f} / {between_q[2]:.3f}].\n")
md.append(f"- BETWEEN pairs >= 0.30: **{n_between_ge_030}** pair(s) "
          f"(= false-merge COUNT; the fraction {pct_between_above_030:.6f} is "
          f"tiny but NON-ZERO — do not read it as zero). Breakdown: "
          f"{between_rustle_counts['PARA-PARA']} cross-family paralog, "
          f"{between_rustle_counts['PARA-CTRL']} paralog-control, "
          f"{between_rustle_counts['CTRL-CTRL']} control-control. "
          f"Fraction of WITHIN pairs < 0.30: "
          f"**{pct_within_below_030:.4f}** (missed-merge mass).\n")
if between_at_rustle:
    md.append("- The between-pair(s) >= 0.30 are: "
              + "; ".join(f"`{gi}`<->`{gj}` J={j:.4f} [{kind}]"
                          for j, gi, gj, kind in between_at_rustle) + ".\n")
md.append(f"- within-family **median Jaccard = {within_median:.3f}** "
          f"(below 0.30).\n")
md.append(f"- Local pair density in [0.25,0.35) (the 0.30 band): "
          f"**{valley_band:.4f}** of all pairs.\n")
md.append(
    "**Verdict (separability):** the two classes ARE separable on the "
    f"between side (AUC={auc:.3f}): between-family pairs pile up near Jaccard 0 "
    "(unrelated genes share ~no canonical minimizers), and only "
    f"**{n_between_ge_030}** between pair reaches 0.30 "
    + (f"— and that one is a CONTROL-CONTROL pair "
       f"({between_at_rustle[0][1]}<->{between_at_rustle[0][2]}, "
       f"J={between_at_rustle[0][0]:.4f}) that is itself a missed paralog, not a "
       f"genuine cross-family error. "
       if (n_between_ge_030 == 1 and between_at_rustle[0][3] == "CTRL-CTRL")
       else ". ")
    + "BUT the within-family distribution is NOT a tight high mode — it is broad "
    f"(5th/50th/95th pctile {within_q[0]:.3f}/{within_q[1]:.3f}/"
    f"{within_q[2]:.3f}), because whole-gene paralog pairs range from "
    "near-identical to weakly similar (divergence + differing exon content). "
    "So the data is bimodal in the SENSE that unrelated pairs are cleanly "
    "separable from related ones near 0, but it is NOT cleanly bimodal at 0.30: "
    f"0.30 cuts through the BODY of the within-family mode, not a valley.\n")

md.append("## Q2 — Family detection at 0.30 vs data-optimal\n")
md.append("| metric | rustle 0.30 | optimal " + f"{best_t:.2f}" + " |\n")
md.append("|---|---|---|\n")
for key, lab in [("P", "pairwise precision"), ("R", "pairwise recall"),
                 ("F", "pairwise F1"), ("ari", "ARI"),
                 ("vmeasure", "V-measure"),
                 ("homogeneity", "homogeneity"),
                 ("completeness", "completeness")]:
    md.append(f"| {lab} | {eval_rustle[key]:.3f} | {eval_opt[key]:.3f} |\n")
md.append(f"| families recovered PURE | {eval_rustle['pure']}/"
          f"{n_truth_families} | {eval_opt['pure']}/{n_truth_families} |\n")
md.append(f"| families split (fragmented) | {eval_rustle['split']} | "
          f"{eval_opt['split']} |\n")
md.append(f"| families over-merged (impure cluster) | "
          f"{eval_rustle['partial_overmerged']} | "
          f"{eval_opt['partial_overmerged']} |\n")
md.append(f"| clusters fusing >1 truth PARALOG family (control-blind) | "
          f"{eval_rustle['overmerge_clusters']} | "
          f"{eval_opt['overmerge_clusters']} |\n")
md.append(f"| clusters fusing >1 truth label (CONTROL-AWARE) | "
          f"{eval_rustle['false_merge_clusters_any']} | "
          f"{eval_opt['false_merge_clusters_any']} |\n")
md.append(f"| clusters contaminated by a control gene | "
          f"{eval_rustle['control_contam_clusters']} | "
          f"{eval_opt['control_contam_clusters']} |\n")
md.append(f"| # predicted clusters (>1 gene) | "
          f"{eval_rustle['n_nontrivial']} | {eval_opt['n_nontrivial']} |\n")
md.append(
    "\n> The paralog-only over-merge count is STRUCTURALLY BLIND to any false "
    "merge that involves a control gene (Finding #3): `family_recovery()` "
    "excludes controls from the over-merge tally, so a paralog↔control or "
    "control↔control fusion reports 0 there even though pairwise precision "
    "(which counts every pair) drops below 1.0. The CONTROL-AWARE row treats "
    "each control as its own family and is the honest false-merge count.\n")

md.append("\n## Where does 0.30 fall? (data-driven)\n")
md.append(verdict_030 + "\n\n")
md.append(
    "**Interpretation / reconciliation with the source.** This is a WHOLE-GENE "
    "test, whereas rustle applies 0.30 at the EXON-class level "
    "(`refine_by_minimizer_jaccard` / `merge_singletons_by_sequence`), where "
    "homologous exons are short and near-identical so their Jaccard is much "
    "higher than the whole-gene Jaccard of the two genes. The source comment "
    "explicitly tunes 0.30 to REFUSE adversarial false merges (embedded shared "
    "TE/domain J~0.22, low-complexity cores J~0.17) at the exon level, and the "
    "between-family mass here confirms 0.30 buys that precision nearly for "
    f"free: only {n_between_ge_030} between-pair >= 0.30"
    + (f", and that one is the CTRL-CTRL J=1.0 missed-paralog leak, not a real "
       f"cross-family merge"
       if (n_between_ge_030 == 1 and between_at_rustle[0][3] == "CTRL-CTRL")
       else "")
    + ". The honest finding is therefore: "
    "for the COARSE whole-gene grouping decision tested here, 0.30 is too "
    f"conservative (data-optimal {best_t:.2f}); a lower bar would recover "
    f"{eval_opt['pure']}/{n_truth_families} families pure at the cost of "
    f"{eval_opt['false_merge_clusters_any']} control-aware false-merge "
    f"cluster(s) ({eval_opt['overmerge_clusters']} of them paralog-paralog, "
    f"{eval_opt['control_contam_clusters']} control-contaminated). "
    "Whether to lower it depends on the downstream cost of an over-merge vs a "
    "split — which is exactly the assembly over-merge cost the source comment "
    "calls the binding constraint, and which THIS criterion-level test does "
    "not measure.\n")

md.append("## Honest caveats\n")
md.append(
    "- **TRUTH-SET CIRCULARITY (read this first).** `universe.tsv` is NOT an "
    "independent biological ground truth. It is itself built by SEQUENCE "
    "SIMILARITY: `bench/copy_recovery_eval/30_build_universe.py` runs "
    "`minimap2 -x asm20 -X --no-long-join` all-vs-all on the per-gene "
    "representative sequences, keeps pairs at **ident>=0.90 and cov>=0.50**, "
    "then takes union-find connected components (`lib_eval.build_universe`). "
    "This validation then asks whether a DIFFERENT sequence-similarity "
    "criterion (minimizer-Jaccard, k=15/w=10) recovers those same families. So "
    f"the high **AUC={auc:.3f}** and the recovery numbers measure CONCORDANCE "
    "BETWEEN TWO SIMILARITY CLUSTERINGS (minimap2 alignment identity vs "
    "minimizer-set overlap), NOT agreement with curated biology. They do not "
    "validate the families against Ensembl Compara, OrthoFinder, synteny, or a "
    "curated paralog database. Any 'recovers the truth families' language must "
    "be read as 'reproduces the minimap2-defined families'; an independent "
    "cross-check against a curated paralog DB is needed before a stronger "
    "claim. The two methods share enough mechanism (both reward shared "
    "subsequence) that part of the concordance is methodological, not "
    "biological.\n")
md.append(
    "- **Controls are NOT certified single-copy (Finding #4).** Controls are "
    "defined ONLY as fasta genes absent from `universe.tsv`. But the universe "
    "was filtered to minimap2 hits at ident>=0.90/cov>=0.50, so a paralog pair "
    "below those cutoffs is NOT in the universe and therefore lands in the "
    "control pool. This is not hypothetical: there are "
    f"**{len(ctrl_ctrl_006)} control-control pair(s) with Jaccard >= 0.06**"
    + (f", the strongest being {gname0}<->{gname1} at **J={jmax_cc:.4f}** — a "
       f"genuine paralog pair the minimap2 builder missed and that leaked into "
       f"the controls. It is the single between-pair >= 0.30 and the sole "
       f"reason RAW-PAIR precision at 0.30 is {rustle_P:.4f} "
       f"({rustle_tp_raw} TP, {rustle_fp_raw} FP), not 1.0; the "
       f"{eval_rustle['P']:.3f} in the Q2 table is the slightly different "
       f"POST-clustering precision after transitive closure."
       if ctrl_ctrl_006 else ".")
    + " To certify the controls, screen the pool with the same minimap2 step "
    "and drop any gene with any hit; until then the control set should be "
    "described as 'non-universe', not 'single-copy'.\n")
md.append("- **Criterion-level, not the full pipeline.** This tests ONLY the "
          "minimizer-Jaccard similarity GATE on whole-gene representative "
          "sequences. The production pipeline also uses position-overlap "
          "clustering, per-exon class refinement, EM, and flow; results here "
          "bound the gate's intrinsic discriminability, not end-to-end "
          "assembly.\n")
md.append("- **Reference sequences only.** Run on annotation-derived "
          "representative gene sequences, not on assembled reads.\n")
md.append("- **Expressed/annotated paralogs only.** The truth set is the 62 "
          "annotated families; unannotated or unexpressed paralogs are out of "
          "scope.\n")
md.append("- **Collapsed copies are NOT detectable this way.** Paralogs that "
          "collapse onto one locus (no distinct sequence) cannot be separated "
          "by sequence similarity; that is the separate PSV-co-segregation "
          "test.\n")
md.append(f"- **Minimizer hash differs from production.** Production uses "
          f"non-canonical FNV-1a; mmh3 absent, so per spec this uses a "
          f"CANONICAL minimizer hashed with blake2b (64-bit). The WINDOWING is "
          f"reproduced exactly. Canonicalization only adds strand robustness "
          f"and does not change the bimodal-separability conclusion.\n")
md.append(f"- **Determinism.** Single fixed seed = {SEED} for the control "
          f"sample; no wall-clock or unseeded RNG anywhere.\n")

with open(OUT_MD, "w") as fh:
    fh.write("".join(md))
print(f"[md] wrote {OUT_MD}", file=sys.stderr)

# --------------------------------------------------------------------------
# Machine-readable summary to stdout (for the orchestrator)
# --------------------------------------------------------------------------
print("=== SUMMARY ===")
print(f"matched_genes={len(matched)}/{len(universe_genes)}")
print(f"controls={len(controls)} total_test_genes={n}")
print(f"within_pairs={len(within_j)} between_pairs={len(between_j)}")
print(f"AUC={auc:.4f}")
print(f"frac_between_ge_030={pct_between_above_030:.6f} "
      f"frac_within_lt_030={pct_within_below_030:.4f}")
print(f"between_pairs_ge_030_COUNT={n_between_ge_030} "
      f"(PARA-PARA={between_rustle_counts['PARA-PARA']} "
      f"PARA-CTRL={between_rustle_counts['PARA-CTRL']} "
      f"CTRL-CTRL={between_rustle_counts['CTRL-CTRL']})")
print(f"control_control_pairs_ge_006={len(ctrl_ctrl_006)}"
      + (f" top={gname0}<->{gname1}@J={jmax_cc:.4f}" if ctrl_ctrl_006 else ""))
print(f"control_purity_screen_ran={control_screen_ran} "
      f"impure_controls_asm20={len(impure_controls)}/{len(controls)} "
      f"impure_controls_sr={len(impure_controls_sens)}/{len(controls)}"
      + (f" (asm20 misses the short J=1.0 leak; sr/minimizer-Jaccard catch it)"
         if control_screen_ran else f" ({control_screen_error})"))
print(f"TRUTH_SET_NOTE=universe.tsv built by minimap2 similarity "
      f"(ident>=0.90/cov>=0.50)+union-find; validates similarity-vs-similarity")
print(f"optimal_threshold={best_t:.2f} optimal_F1={best_F:.3f}")
print(f"RUSTLE@0.30: P={eval_rustle['P']:.3f} R={eval_rustle['R']:.3f} "
      f"F1={eval_rustle['F']:.3f} ARI={eval_rustle['ari']:.3f} "
      f"V={eval_rustle['vmeasure']:.3f}")
print(f"RUSTLE@0.30 families: pure={eval_rustle['pure']}/{n_truth_families} "
      f"split={eval_rustle['split']} overmerged={eval_rustle['partial_overmerged']} "
      f"overmerge_clusters_paralog_only={eval_rustle['overmerge_clusters']} "
      f"false_merge_clusters_any={eval_rustle['false_merge_clusters_any']} "
      f"control_contam={eval_rustle['control_contam_clusters']}")
print(f"OPT@{best_t:.2f} families: pure={eval_opt['pure']}/{n_truth_families} "
      f"split={eval_opt['split']} overmerged={eval_opt['partial_overmerged']}")
print(f"HEADLINE: {headline}")
